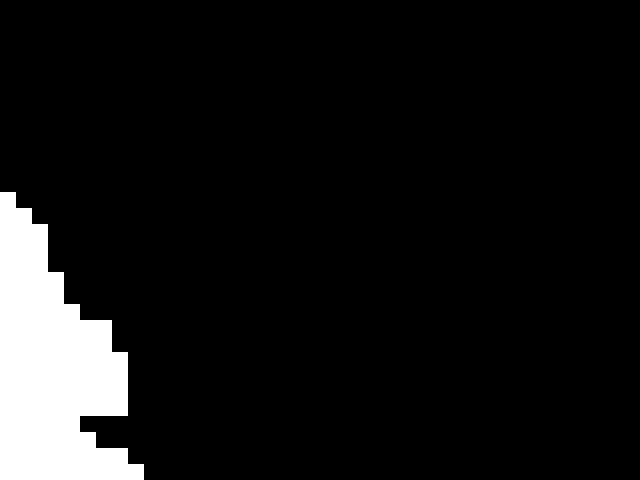
#> input picture frame 50 of Data/Teste.avi, 640 x 480 px, given in place of the camera
$ jupyter execute data_mining.ipynb   (text cells are left out)
#> lines starting #> are read from the running program, lines starting #| are printed output that depends on the picture; after the words box and inside, x2 and y2 are one past the last pixel; in counts of white or black regions, pixels touching at a corner belong together
### src/data_processing.py
import numpy as np
import time


def mirroring(cam_frame):
    return cam_frame[:,::-1,:].copy()


def gray_scale(cam_frame):
    if cam_frame.ndim <= 2:
        raise ValueError('O Frame deve ter canais de cores')

    return np.dot(cam_frame[:,:,:],[0.114, 0.587, 0.299]).astype(np.uint8)


def background_subtraction(cam_frame, start_time=0.1, limiar=30):
    cam_frame = cam_frame.copy()

    if cam_frame.ndim != 2:
        raise ValueError('O Frame deve ser bidimensional (grayscale).')

    if not hasattr(background_subtraction, "start"):
        background_subtraction.start = time.time()
        background_subtraction.background = None

    if background_subtraction.background is None:
        if start_time <= 0 or time.time() - background_subtraction.start >= start_time:
            background_subtraction.background = cam_frame.copy().astype(np.int16)

    cam_frame = cam_frame.astype(np.int16)

    if background_subtraction.background is not None:
        cam_frame[np.abs(cam_frame - background_subtraction.background) < limiar] = 0

    return cam_frame.astype(np.uint8)


def binarization(cam_frame,limiar = 5):
    if cam_frame.ndim != 2:
        raise ValueError('O Frame deve ser bidimensional (grayscale).')

    cam_frame = cam_frame.copy()

    return np.where(cam_frame < limiar, 0, 255).astype(np.uint8)


def dilate(frame, kernel = np.ones(dtype=np.uint8,shape=(16,16)), iterations=1):
    frame = frame.copy()
    for _ in range(iterations):
        padded = np.pad(frame,
                        ((kernel.shape[0]//2, kernel.shape[0]//2),
                         (kernel.shape[1]//2, kernel.shape[1]//2)),
                        mode='constant', constant_values=0)
        result = np.zeros_like(frame)
        for i in range(frame.shape[0]):
            for j in range(frame.shape[1]):
                region = padded[i:i+kernel.shape[0], j:j+kernel.shape[1]]
                if np.any(region[kernel ==1] == 255):
                    result[i, j] = 255
        frame = result
    return frame


def down_sampling(cam_frame,division= 16):
    visualizer = cam_frame.copy()

    if cam_frame.ndim == 3:
        down_sample = np.zeros(shape=(cam_frame.shape[0]//division,cam_frame.shape[1]//division,3),dtype=np.uint8)

    elif cam_frame.ndim == 2:
        down_sample = np.zeros(shape=(cam_frame.shape[0]//division,cam_frame.shape[1]//division),dtype=np.uint8)

    for i in range(0, cam_frame.shape[0], division):
        for j in range(0, cam_frame.shape[1], division):
            block = visualizer[i:i+division, j:j+division]

            if cam_frame.ndim == 3:
                block_mean = block.mean(axis=(0, 1)).astype(np.uint8)
            else:
                block_mean = int(block.mean())

            visualizer[i:i+division, j:j+division] = block_mean
            down_sample[i // division, j // division] = block_mean

    visualizer = visualizer.astype(np.uint8)
    down_sample = down_sample.astype(np.uint8)

    return (down_sample,visualizer)


def bounding_box(cam_frame, frame_vizualizer=None,division = 16):
    cam_frame = cam_frame.copy()

    if frame_vizualizer is None:
        frame_vizualizer = cam_frame.copy()
    else:
        frame_vizualizer = frame_vizualizer.copy()

    if frame_vizualizer.ndim == 2:
        frame_vizualizer = np.stack([frame_vizualizer]*3, axis=-1)

    if cam_frame.ndim != 2:
        cam_frame = gray_scale(cam_frame).copy()

    y, x = np.where(cam_frame == 255)

    if len(x) == 0 or len(y) == 0:

        return (division, division, division, division),frame_vizualizer

    x_min, x_max = np.min(x), np.max(x)
    y_min, y_max = np.min(y), np.max(y)

    frame_vizualizer[y_min:y_max+1, x_min] = [255,0,150] #Esquerda
    frame_vizualizer[y_min:y_max+1, x_max] = [255,0,150] #Direita
    frame_vizualizer[y_min, x_min:x_max+1] = [255,0,150] #Cima
    frame_vizualizer[y_max, x_min:x_max+1] = [255,0,150] #Baixo

    return (y_min//division,(y_max-division+1)//division,x_min//division,(x_max-division +1)//division),frame_vizualizer


def centralize(sample, bbox_points):
    cut_image = sample[bbox_points[0]:bbox_points[1], bbox_points[2]:bbox_points[3]].copy()
    total_height,total_width = sample.shape
    ys, xs = np.nonzero(cut_image)

    if len(xs) == 0 and len(ys) == 0:

        return np.zeros((30, 40), dtype=np.uint8)

    cm_x = int(np.round(np.mean(xs))) + bbox_points[2]
    center_x_cut = cm_x - bbox_points[2]

    left_pad = max(total_width//2 - center_x_cut, 0)
    right_pad = max(total_width - (cut_image.shape[1] + left_pad), 0)
    pad_top = max(total_height - cut_image.shape[0], 0)

    cut_image = np.pad(
        cut_image,
        ((pad_top, 0), (left_pad, right_pad)),
        mode='constant',
        constant_values=0
    )

    cut_image = cut_image[:total_height,:total_width]

    return cut_image.astype(np.uint8)

### src/data_mining.ipynb
[cell 1]
import cv2
import numpy as np
import os
import time
import random
import data_processing as dp
from collections import deque

os.makedirs("../data", exist_ok=True)
os.makedirs("../data/raw", exist_ok=True)

for i in range(7):
    os.makedirs(f"../data/raw/{i}", exist_ok=True)

cap = cv2.VideoCapture(0)

cap.set(cv2.CAP_PROP_AUTO_EXPOSURE, 0.25)
cap.set(cv2.CAP_PROP_EXPOSURE, -1)

cap.set(cv2.CAP_PROP_AUTOFOCUS, 0)
cap.set(cv2.CAP_PROP_FOCUS, 10)

print("Foco Ajustado")


center = slice(160,None),slice(160,480)     # 0
left = slice(240,None),slice(None,160)      # 1
left_up = slice(None,240),slice(None,160)   # 2
up_left = slice(None,160),slice(160,320)    # 3
up_right = slice(None,160),slice(320,480)   # 4
right_up = slice(None,240),slice(480,None)  # 5
right = slice(240,None),slice(480,None)     # 6

regioes = {
    0: [center],
    1: [left],
    2: [left_up],
    3: [up_left, right],
    4: [up_right, left],
    5: [right_up],
    6: [right_up]
}

[cell 2]
cap = cv2.VideoCapture(0)
division = 16 # --------> Division
frames_queue = deque(maxlen=10)
position_list = [x for x in range(7)]
select = None

while True:
    if select == None:
            select = random.choice(position_list)

    ret,frame_original = cap.read()
#> frame_original is the input picture: shape (480, 640, 3); 8.2% white; 1 white region, box (x1, y1, x2, y2) and area: (0, 192, 144, 480) 25344

    if not ret:
        break

    frame_original = dp.mirroring(frame_original)
#> in mirroring, `return cam_frame[:,::-1,:].copy()`:
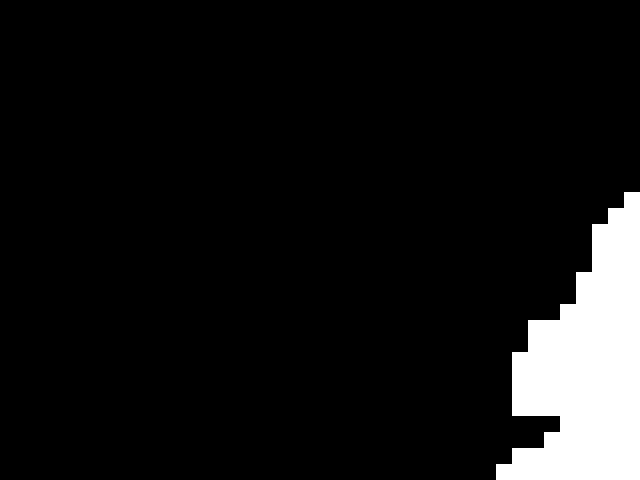
#> returned value: shape (480, 640, 3); 8.2% white; 1 white region, box (x1, y1, x2, y2) and area: (496, 192, 640, 480) 25344
    frame = frame_original.copy()
    frame = dp.gray_scale(frame)
    frame = dp.background_subtraction(cam_frame=frame,start_time=0.1,limiar=30)
    input,frame = dp.down_sampling(frame,division=division)
#> after the loop in down_sampling, `for i in range(0, cam_frame.shape[0], division):`:
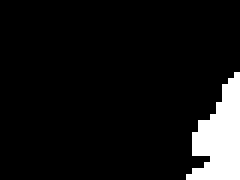
#> down_sample: shape (30, 40) (shown 6 times larger); 8.2% white; 1 white region, box (x1, y1, x2, y2) and area: (31, 12, 40, 30) 99
    frame = dp.binarization(frame,limiar=5)
    input = dp.binarization(input,limiar=5)
    original_view = frame_original.copy()
    bbox_points,original_view = dp.bounding_box(frame,frame_vizualizer=frame_original,division=division)
#> in bounding_box, `x_min, x_max = np.min(x), np.max(x)`: x_min = 496; x_max = 639
#> in bounding_box, `y_min, y_max = np.min(y), np.max(y)`: y_min = 192; y_max = 479
#> in bounding_box, `frame_vizualizer[y_max, x_min:x_max+1] = [255,0,150]`:
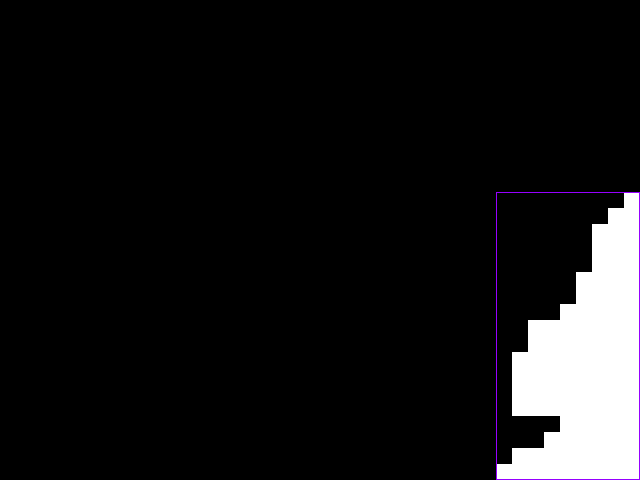
#> frame_vizualizer: shape (480, 640, 3); mean of channels 0, 1, 2 21.4, 20.7, 21.1; drawn as B, G, R
#> bbox_points = (12, 29, 31, 39)
    input = dp.centralize(input, bbox_points=bbox_points)
#> in centralize, `ys, xs = np.nonzero(cut_image)`: ys = 73 values from 1 to 16; xs = 73 values, max 7 at index 0, min 1 at index 29, mean 4.73
#> in centralize, `cm_x = int(np.round(np.mean(xs))) + bbox_points[2]`: cm_x = 36
#> in centralize, `center_x_cut = cm_x - bbox_points[2]`: center_x_cut = 5
#> in centralize, `left_pad = max(total_width//2 - center_x_cut, 0)`: left_pad = 15
#> in centralize, `right_pad = max(total_width - (cut_image.shape[1] + left_pad), 0)`: right_pad = 17
#> in centralize, `cut_image = np.pad( cut_image, ((pad_top, 0), (left_pad, right_pad)), ..`:
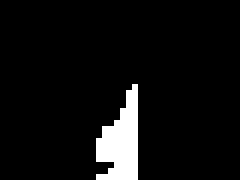
#> cut_image: shape (30, 40) (shown 6 times larger); 6.1% white; 1 white region, box (x1, y1, x2, y2) and area: (16, 14, 23, 30) 73
    input = dp.dilate(input,kernel=np.ones(shape=(3,3)))
#> the loop in dilate, `for _ in range(iterations):` made 1 pass
#> pass 1, in dilate, `padded = np.pad(frame, ((kernel.shape[0]//2, kernel.shape[0]//2), (ker..`:
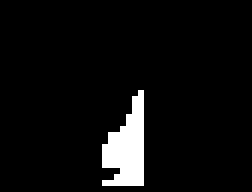
#> padded: shape (32, 42) (shown 6 times larger); 5.4% white; 1 white region, box (x1, y1, x2, y2) and area: (17, 15, 24, 31) 73
#> after the loop in dilate, `for _ in range(iterations):`:
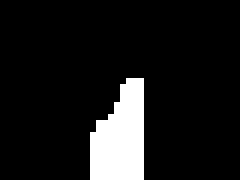
#> frame: shape (30, 40) (shown 6 times larger); 9.9% white; 1 white region, box (x1, y1, x2, y2) and area: (15, 13, 24, 30) 119

    frames_queue.append(input)

    for regiao in regioes.get(select, []):
        original_view[regiao] = [0, 0, 255]
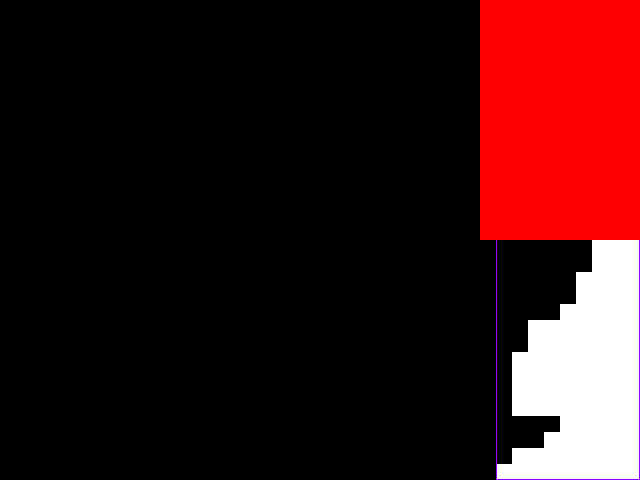
#> original_view: shape (480, 640, 3); 12.5% of pixels changed, all inside (x1, y1, x2, y2) = (480, 0, 640, 240); drawn as B, G, R

    for regiao in regioes.get(select, []):

        if (all(np.sum(frame[regiao]) > 0 for regiao in regioes.get(select, []))) & (len(frames_queue) >= 10):

            folder = os.listdir(fr'../data/raw/{select}')
            if not folder:
                name = 0
            else:
                folder = [int(os.path.splitext(x)[0]) for x in folder]
                name = max(folder) + 1

            np.save(fr'../data/raw/{select}/{name}.npy', np.array(frames_queue))
            position_list.remove(select)
            select = None
            break

    if position_list == []:
        break
    print(len(frames_queue))

    if cv2.waitKey(33) & 0xFF == ord('q'):
#> (key q is pressed here)
        break

    elif cv2.waitKey(1) & 0xFF == ord('1'):
        dp.background_subtraction.background = dp.gray_scale(frame_original.copy())
        frame = np.full_like(frame_original,255)
        print('Background reset')

    cv2.imshow('frame',frame)
    cv2.imshow('Bounding Box Frame',original_view)
    cv2.imshow('sample',input)

cap.release()
cv2.destroyAllWindows()

[cell 3]
gravador = cv2.VideoWriter('../media/.bin/asd.avi',fourcc=cv2.VideoWriter_fourcc(*'XVID'),fps=30,frameSize=(640,480))
cam = cv2.VideoCapture(0)
rec = False
while True:
    ret,original_frame = cam.read()
    original_frame = dp.mirroring(original_frame)

    if not ret:
        break

    frame = original_frame.copy()
    frame = dp.gray_scale(frame)
    frame = dp.background_subtraction(cam_frame=frame,start_time=3,limiar=15)
    vector,frame = dp.down_sampling(frame,division=16)
    frame = dp.binarization(frame,limiar=5)
    vector = dp.binarization(vector,limiar=5)

    if cv2.waitKey(1) & 0xFF == ord('q'):
#> (key q is pressed here)
        break
    elif cv2.waitKey(1) & 0xFF == ord('1'):
        dp.background_subtraction.background = dp.gray_scale(original_frame.copy())
        frame_original = np.full_like(original_frame,255)
    elif cv2.waitKey(1) & 0xFF == ord('2'):
        rec = True
        print('gravandooo...')

    if rec:
        frame = np.stack([frame]*3, axis=-1)
        gravador.write(frame)


    cv2.imshow('Original',original_frame)
    cv2.imshow('Visualizer',frame)

cam.release()
gravador.release()
cv2.destroyAllWindows()

$ run again, starting later in the video
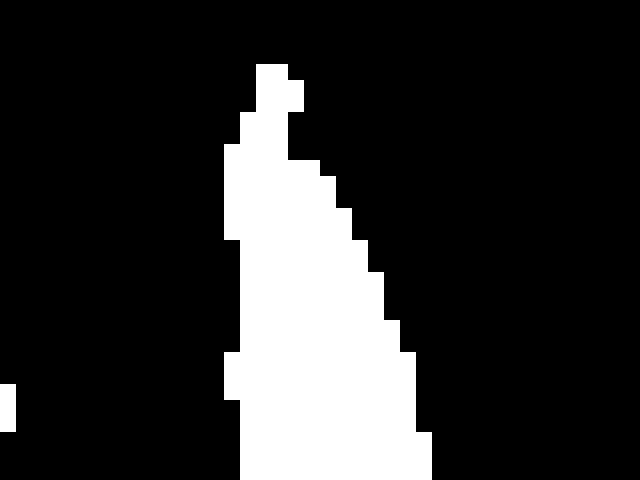
#> input picture frame 227 of Data/Teste.avi, 640 x 480 px, given in place of the camera
#> frame_original is the input picture: shape (480, 640, 3); 17.8% white; 2 white regions, box (x1, y1, x2, y2) and area: (224, 64, 432, 480) 54016, (0, 384, 16, 432) 768
#> cam_frame: shape (480, 640) int16; 17.8% white; 2 white regions, box (x1, y1, x2, y2) and area: (208, 64, 416, 480) 54016, (624, 384, 640, 432) 768
#> x_min = 208; x_max = 639
#> y_min = 64; y_max = 479
#> in bounding_box, `frame_vizualizer[y_max, x_min:x_max+1] = [255,0,150]`:
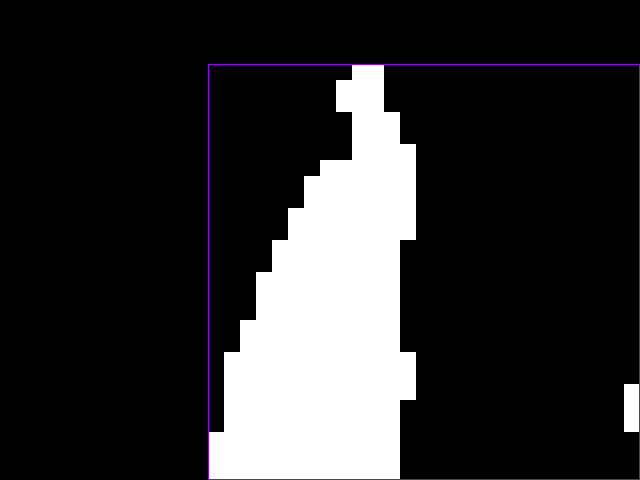
#> frame_vizualizer: shape (480, 640, 3); mean of channels 0, 1, 2 46.6, 45.2, 46; drawn as B, G, R
#> bbox_points = (4, 29, 13, 39)
#> ys = 199 values from 0 to 24; xs = 199 values, max 12 at index 17, min 0 at index 175, mean 7.19
#> cm_x = 20
#> center_x_cut = 7
#> left_pad = 13
#> right_pad = 1
#> after the loop `for regiao in regioes.get(select, []):`:
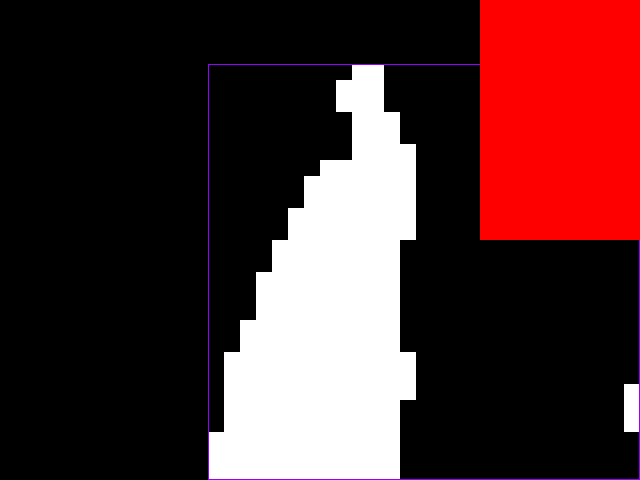
#> original_view: shape (480, 640, 3); 12.5% of pixels changed, all inside (x1, y1, x2, y2) = (480, 0, 640, 240); drawn as B, G, R

$ run again, starting later in the video
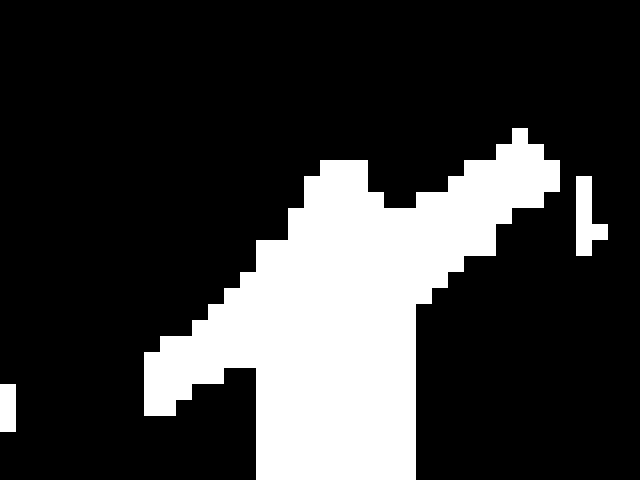
#> input picture frame 404 of Data/Teste.avi, 640 x 480 px, given in place of the camera
#> frame_original is the input picture: shape (480, 640, 3); 22.2% white; 3 white regions, box (x1, y1, x2, y2) and area: (144, 128, 560, 480) 66048, (576, 176, 608, 256) 1536, (0, 384, 16, 432) 768
#> cam_frame: shape (480, 640) int16; 22.2% white; 3 white regions, box (x1, y1, x2, y2) and area: (80, 128, 496, 480) 66048, (32, 176, 64, 256) 1536, (624, 384, 640, 432) 768
#> x_min = 32; x_max = 639
#> y_min = 128; y_max = 479
#> in bounding_box, `frame_vizualizer[y_max, x_min:x_max+1] = [255,0,150]`:
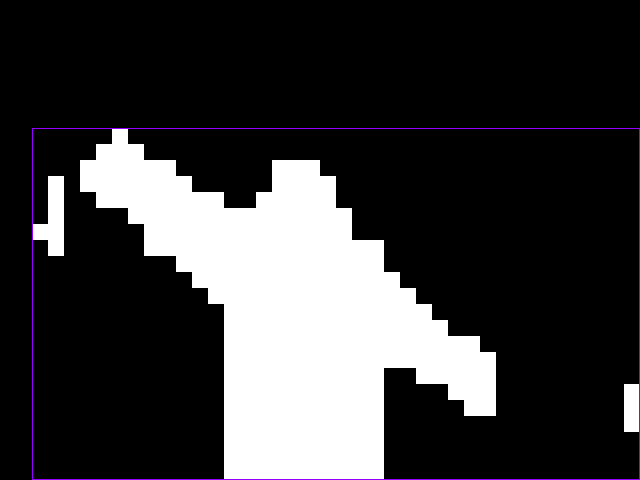
#> frame_vizualizer: shape (480, 640, 3); mean of channels 0, 1, 2 58.1, 56.5, 57.5; drawn as B, G, R
#> bbox_points = (8, 29, 2, 39)
#> ys = 254 values from 0 to 20; xs = 254 values, max 28 at index 183, min 0 at index 54, mean 15.48
#> cm_x = 17
#> center_x_cut = 15
#> left_pad = 5
#> right_pad = 0
#> after the loop `for regiao in regioes.get(select, []):`:
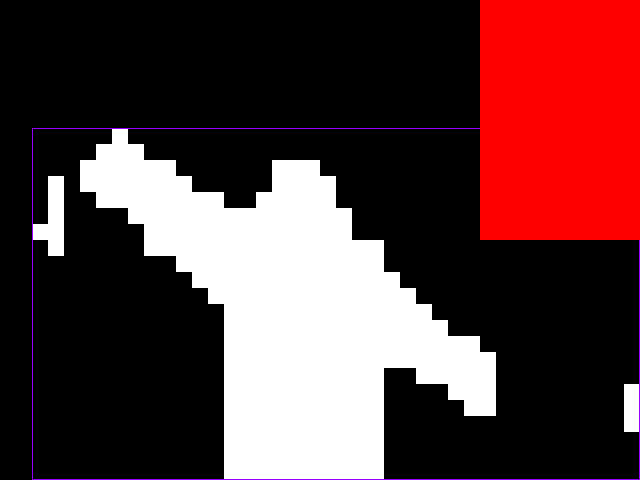
#> original_view: shape (480, 640, 3); 12.5% of pixels changed, all inside (x1, y1, x2, y2) = (480, 0, 640, 240); drawn as B, G, R
